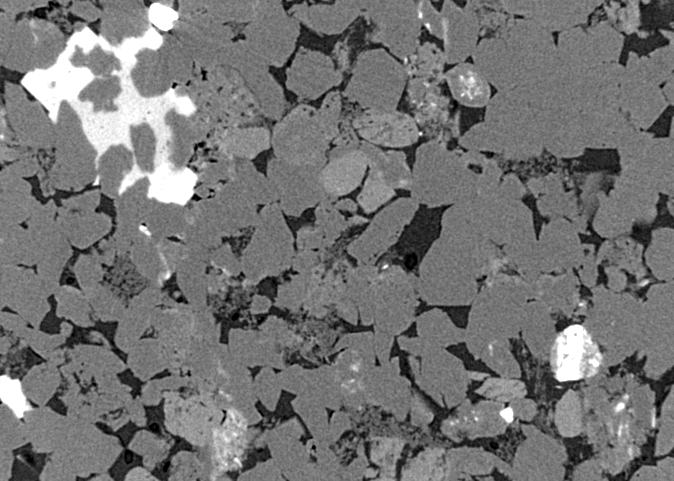
#> input picture image_processing/fourier_transform/sandstone.tif, 674 x 481 px
$ python fourier_transform.py
#> lines starting #> are read from the running program, lines starting #| are printed output that depends on the picture
import cv2
from matplotlib import pyplot as plt
import numpy as np

# Generate a 2D sine wave image
x = np.arange(256)  # generate values from 0 to 255 (our image size)
y = np.sin(2 * np.pi * x / 5)  #calculate sine of x values
# plt.plot(x,y)
# plt.show()

# Divide by a smaller number above to increase the frequency.
y += max(y) # offset sine wave by the max value to go out of negative range of sine

# Generate a 256x256 image (2D array of the sine wave)
img = np.array([[y[j] * 127 for j in range(256)] for i in range(256)], dtype=np.uint8) # create 2-D array of sine-wave
# [4 lines of commented-out code are left out]


img = cv2.imread('sandstone.tif', 0) # load an image
#> img is the input picture: shape (481, 674); min 0, max 255, mean 115.4

dft = cv2.dft(np.float32(img), flags=cv2.DFT_COMPLEX_OUTPUT)

# Shift DFT. First check the output without the shift
# Without shifting the data would be centered around origin at the top left
# Shifting it moves the origin to the center of the image.
dft_shift = np.fft.fftshift(dft)

# Calculate magnitude spectrum from the DFT (Real part and imaginary part)
# Added 1 as we may see 0 values and log of 0 is indeterminate
magnitude_spectrum = 20 * np.log((cv2.magnitude(dft_shift[:, :, 0], dft_shift[:, :, 1])) + 1)
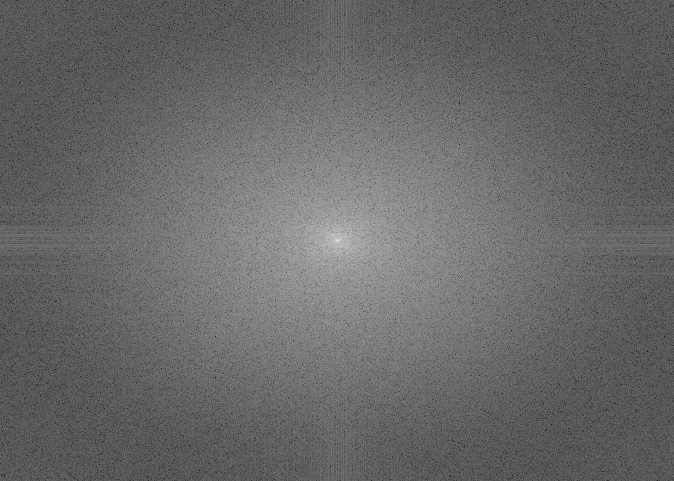
#> magnitude_spectrum: shape (481, 674) float32; min 18.76, max 348.8, mean 154; drawn with min black and max white


# As the spatial frequency increases (bars closer),
# the peaks in the DFT amplitude spectrum move farther away from the origin

# Center represents low frequency and the corners high frequency (with DFT shift).
# To build high pass filter block center corresponding to low frequencies and let
# high frequencies go through. This is nothing but an edge filter.

fig = plt.figure(figsize=(8,8))
ax1 = fig.add_subplot(2,2,1)
ax1.imshow(img, cmap='gray')
ax1.title.set_text('Input Image')
ax2 = fig.add_subplot(2,2,2)
ax2.imshow(magnitude_spectrum)
ax2.title.set_text('FFT of image')
plt.show()
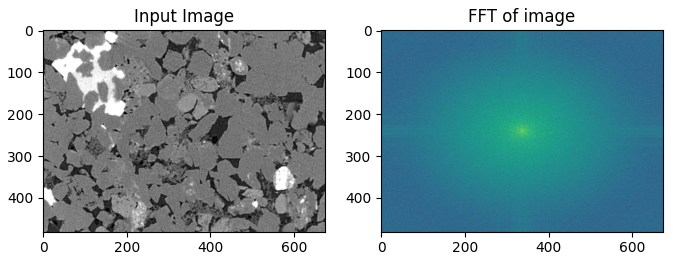
#> figure drawn by matplotlib, 2 panels
